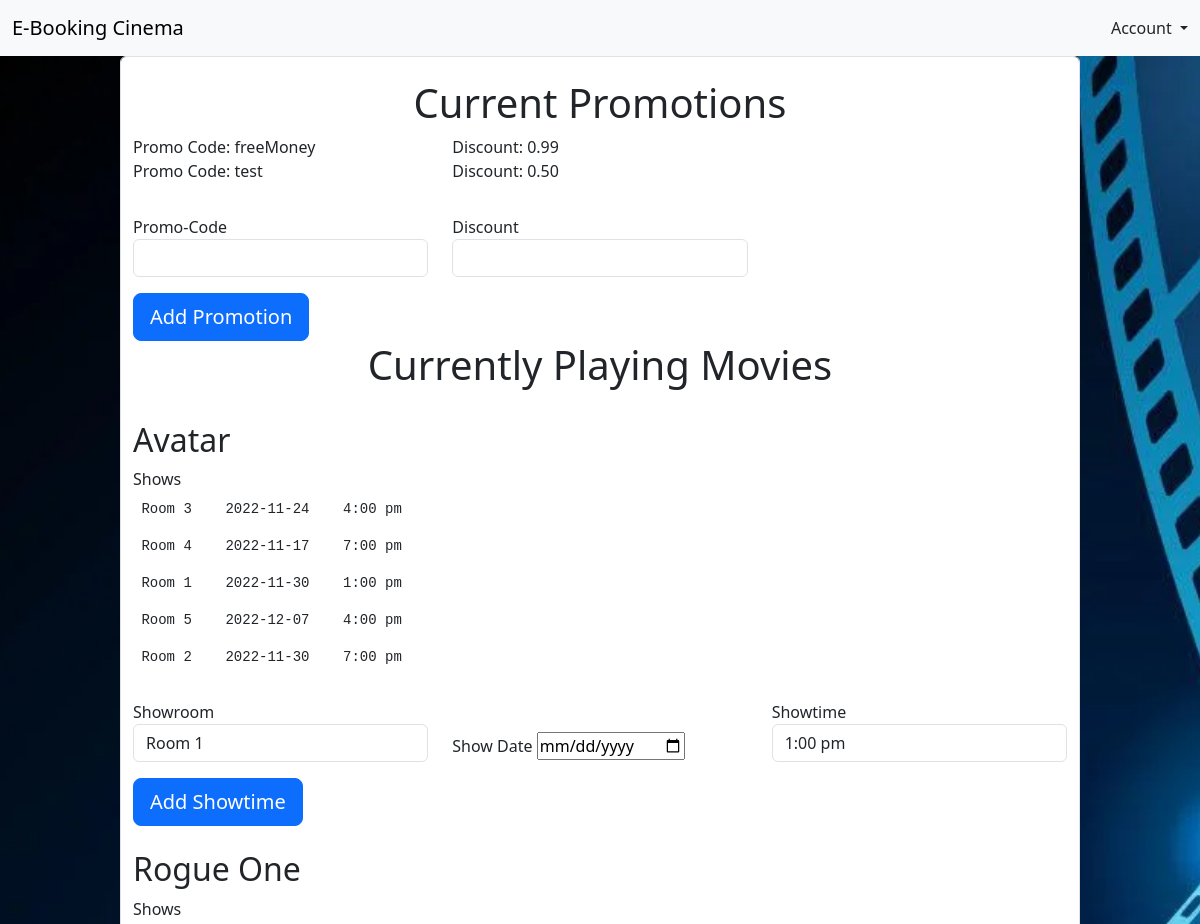
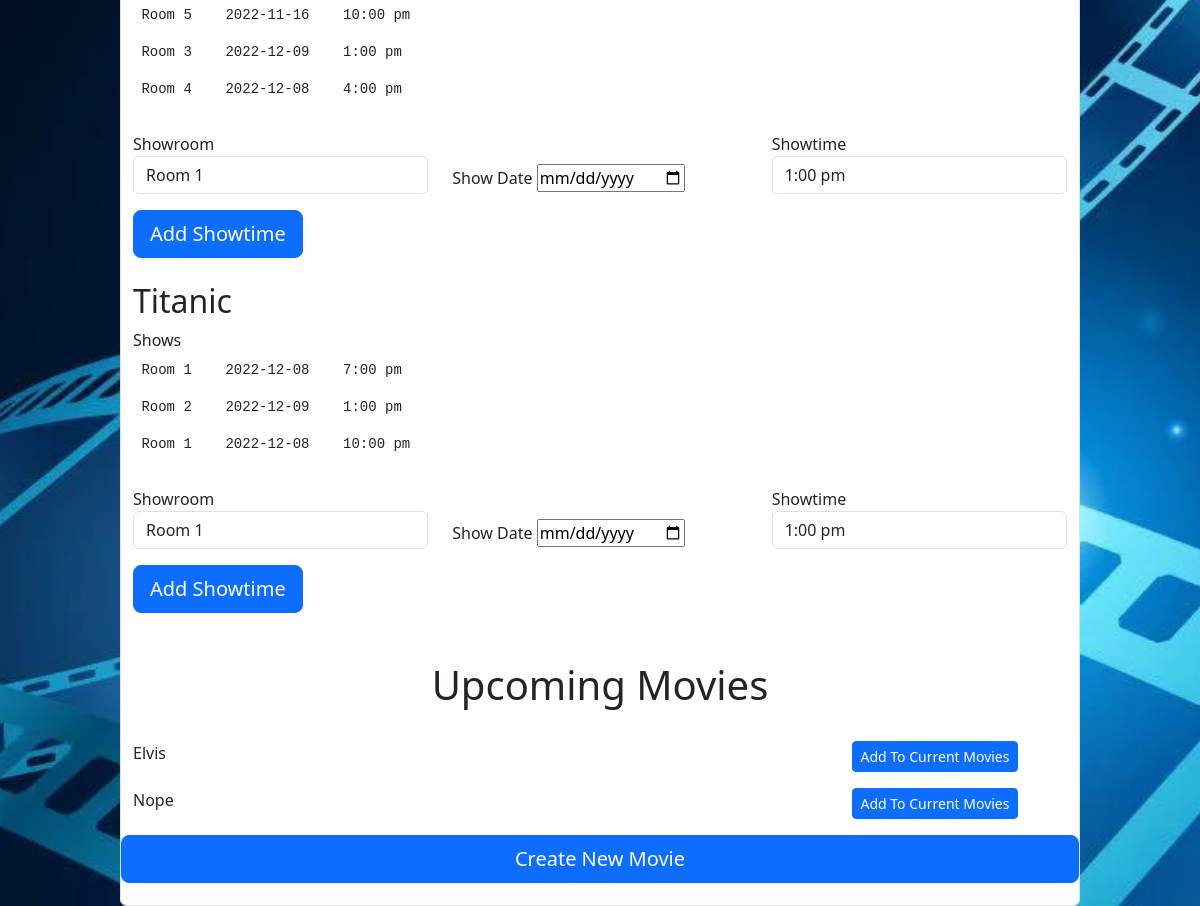
The app's page /MVC_Pages/admin_home.php with its own data (2 pictures, top to bottom).
### tables this page shows
CREATE TABLE `promotions_table` (
  `idPromotions` int(11) NOT NULL,
  `code` varchar(45) NOT NULL,
  `discount` decimal(2,2) NOT NULL
);

CREATE TABLE `movies_table` (
  `idMovie` int(11) NOT NULL,
  `title` varchar(45) NOT NULL,
  `cast` varchar(200) DEFAULT NULL,
  `director` varchar(45) DEFAULT NULL,
  `producer` varchar(45) DEFAULT NULL,
  `genre` varchar(45) DEFAULT NULL,
  `synopsis` varchar(500) DEFAULT NULL,
  `trailerPicture` varchar(500) DEFAULT NULL,
  `trailerVideo` varchar(45) DEFAULT NULL,
  `filmRating` varchar(45) DEFAULT NULL,
  `categoryID` int(11) NOT NULL,
  `isCurrentlyPlaying` tinyint(4) NOT NULL DEFAULT 0
);

CREATE TABLE `show_table` (
  `idShow` int(11) NOT NULL,
  `date` date NOT NULL,
  `movieID` int(11) NOT NULL,
  `showroomID` int(11) NOT NULL,
  `showtimeID` int(11) NOT NULL
);

CREATE TABLE `showroom_table` (
  `idRoom` int(11) NOT NULL,
  `name` varchar(45) NOT NULL,
  `seatNumber` int(11) NOT NULL
);

CREATE TABLE `showtime_table` (
  `idShowtime` int(11) NOT NULL,
  `showtime` varchar(10) DEFAULT NULL
);

### MVC_Pages/Model/database.php (called while the page is built, shortened)
<?php
  class Database {
    public function getConnection() {
      $host = "localhost";
      $dbname = "cinemadatabase";
      $username = "root";
      $password = "";
      $mysqli = new mysqli(hostname: $host,
      username: $username,
      password: $password,
      database: $dbname);
      return $mysqli;
    }
  }
?>

### MVC_Pages/Model/Model.php (called while the page is built, shortened)
<?php
    require __DIR__ . "/database.php";
    class Model {
        private $mysqli;
        public function __construct() {
            $db = new Database;
            $this->mysqli = $db->getConnection();
        }
        public function getPromotions() {
            $sql = "SELECT * FROM `promotions_table`";
            $result = $this->mysqli->query($sql);
            $promotions = $result->fetch_all(MYSQLI_ASSOC);
            return $promotions;
        }
        public function getCurrentlyPlayingMovies() {
            $sql = "SELECT * FROM `movies_table` WHERE isCurrentlyPlaying = 1";
            $result = $this->mysqli->query($sql);
            $currentMovies = $result->fetch_all(MYSQLI_ASSOC);
            return $currentMovies;
        }
        public function getUpcomingMovies() {
            $sql = "SELECT * FROM `movies_table` WHERE isCurrentlyPlaying = 0";
            $result = $this->mysqli->query($sql);
            $upcomingMovies = $result->fetch_all(MYSQLI_ASSOC);
            return $upcomingMovies;
        }
        public function getShows() {
            $sql = "SELECT * FROM `show_table`";
            $result = $this->mysqli->query($sql);
            $shows = $result->fetch_all(MYSQLI_ASSOC);
            return $shows;
        }
        public function getShowRooms() {
            $sql = "SELECT * FROM `showroom_table`";
            $result = $this->mysqli->query($sql);
            $showRooms = $result->fetch_all(MYSQLI_ASSOC);
            return $showRooms;
        }
        public function getShowTimes() {
            $sql = "SELECT * FROM `showtime_table`";
            $result = $this->mysqli->query($sql);
            $showTimes = $result->fetch_all(MYSQLI_ASSOC);
            return $showTimes;
        }
    }
?>

### MVC_Pages/View/Admin_View/View.php (the view, shortened to what this page needs)
<?php
    include __DIR__ . "/../../Model/Model.php";
    class View {
        private $model;
        public function __construct() {
            $this->model = new Model();
        }
        public function getAdminNavbar() {
            $navbar = "<nav class='navbar navbar-expand-lg navbar-light bg-light'>
                            <div class='container-fluid'>
                                <a class='navbar-brand' href='admin_home.php'>E-Booking Cinema</a>
                                <button class='navbar-toggler' type='button' data-bs-toggle='collapse' data-bs-target='#navbarNavDropdown'
                                    aria-controls='navbarNavDropdown' aria-expanded='false' aria-label='Toggle Navigation'>
                                <span class='navbar-toggler-icon'></span>
                                </button>
                                <div class='collapse navbar-collapse' id='navbarNavDropdown'>
                                    <ul class='navbar-nav me-auto order-0'>
                                    </ul>
                                    <div class='d-flex ms-auto order-5'>
                                        <div class='nav-item dropdown justify-content-end'>
                                            <a class='nav-link dropdown-toggle' href='#' id='navbarDropdownMenuLink' role='button'
                                                data-bs-toggle='dropdown' aria-expanded='false'>
                                                Account
                                            </a>
                                            <ul class='dropdown-menu dropdown-menu-end' aria-labelledby='navbarDropdownMenuLink'>
                                                <li><a class='dropdown-item' href='login.php'>Logout</a></li>
                                            </ul>
                                        </div>
                                    </div>
                                </div>
                            </div>
                        </nav>";
            return $navbar;
        }
        public function displayPromotions() {
            $promos = $this->model->getPromotions();
            $promoHTML = "  <div class='center text-center'>
                                <h1>Current Promotions</h1>
                            </div>";
            foreach($promos as $promo) {
                $promoHTML = $promoHTML . "<div class='row'>
                                                <div class='col-md-4'> Promo Code: {$promo['code']} </div>
                                                <div class='col-md-6'>  Discount: {$promo['discount']} </div>
                                            </div>";
            }
            $promoForm = "<form action='/B8-Cinema-E-Booking/MVC_Pages/Controller/Post_Controller.php' method='POST'>
                            <input type='hidden' id='postID' name='postID' value='addPromotion'>
                            <div class='row my-3 gy-3'>
                                <div class='col-md-4'>
                                    <label for='promo'>Promo-Code</label>
                                    <input type='text' class='form-control' id='promocode' name='promocode' required>
                                </div>
                                <div class='col-md-4'>
                                    <label for='promo'>Discount</label>
                                    <input type='text' class='form-control' id='discount' name='discount' required>
                                </div>
                            </div>
                            <button class='w-20 btn btn-lg btn-primary' type='submit'>Add Promotion</button><br>
                        </form>";
            return $promoHTML . $promoForm;
        }
        public function getCurrentMovies() {
            $html = "<div class='center text-center'>
                        <h1>Currently Playing Movies</h1><br>
                    </div>";
            $currentMovies = $this->model->getCurrentlyPlayingMovies();
            $shows = $this->model->getShows();
            $showRooms = $this->model->getShowRooms();
            $roomNames = array_column($showRooms, "name", "idRoom");
            $showTimes = $this->model->getShowTimes();
            $showTimeArr = array_column($showTimes, "showtime", "idShowtime");
            foreach($currentMovies as $rowMovie) {
                $movieTitle = $rowMovie["title"];
                $html = $html . "<h2> $movieTitle </h2>" . "<label for='cc_number' class='form-label'> Shows </label>";
                foreach($shows as $rowShow) {
                    if( $rowShow["movieID"] == $rowMovie["idMovie"] ) {
                        $html = $html . "<pre> {$roomNames[$rowShow['showroomID']]}    {$rowShow['date']}    {$showTimeArr[$rowShow['showtimeID']]}  </pre>";
                    }
                }
                $idMovie = $rowMovie['idMovie'];
                $html = $html . "<form name='addShow' method='POST'>
                                    <input type='hidden' id='movieID' name='movieID' value=$idMovie>
                                    <div class='row my-3 gy-3'>
                                        <div class='col-md-4'>
                                            <label for='promo'>Showroom</label>
                                                <select class='form-control' id='showRoom', name='showRoom'> ";
                                                foreach($showRooms as $room) {
                                                    $html = $html . "<option> {$room['name']} </option>";
                                                }
                $html = $html .                 "</select>
                                        </div>
                                        <div class='col-md-4 gy-5 center'>
                                            <label for='promo'>Show Date</label>
                                            <input type='date' id='showdate' name='showdate' required>
                                        </div>
                                        <div class='col-md-4'>
                                            <label for='promo'>Showtime</label>
                                                <select class='form-control' id='showtime', name='showtime'>";
                                                foreach($showTimes as $time) {
                                                    $html = $html . "<option> {$time['showtime']} </option>";
                                                }
                $html = $html .                 "</select>
                                        </div>
                                    </div>
                                    <button class='w-20 btn btn-lg btn-primary' type='submit'>Add Showtime</button><br>
                                </form>";
                $html = $html . "<br>";
            }
            return $html;
        }
        public function getUpcomingMovies() {
            $upcomingMovies = $this->model->getUpcomingMovies();
            $html = "<div class='center text-center'>
                        <br><h1>Upcoming Movies</h1>
                    </div>
                    <div class='row my-3 gy-3'>";
            foreach($upcomingMovies as $rowMovie) {
                $movieTitle = $rowMovie["title"];
                $html = $html . "<div class='col-md-9'> $movieTitle </div>";
                $idMovie = $rowMovie['idMovie'];
                $html = $html . " <div class='col-md-3'>
                                        <form action='/B8-Cinema-E-Booking/MVC_Pages/Controller/Post_Controller.php' method='POST'>
                                            <input type='hidden' id='postID' name='postID' value='updateToCurrentlyPlaying'>
                                            <input type='hidden' id='movieID' name='movieID' value='$idMovie'>
                                            <button class='w-20 btn btn-sm btn-primary' type='submit'>Add To Current Movies</button>
                                        </form>
                                    </div>
                                    <br>";
            }
            return $html;
        }
        public function addNewMovie() {
            return "<a href='add_movie.php' class='col-md-12 btn btn-lg btn-primary'> Create New Movie </a>";
        }
    }
?>

### css/signin.css (style rules this page uses)
html, body { height: 100%; }
body { align-items: center; padding-bottom: 40px; background-color: #f5f5f5; }

### css/homepage.css (style rules this page uses)
#bg { background-image: url("../MVC_Pages/Controller/Assets/wallpaper.jpg"); height: 100%; background-position: center; background-size: cover; background-repeat: repeat-y; }

### records on screen
promotions_table: code "freeMoney", discount "0.99"
promotions_table: code "test", discount "0.50"
movies_table: title "Avatar"
show_table: showroomID "Room 3", date "2022-11-24", showtimeID "4:00 pm"
show_table: showroomID "Room 4", date "2022-11-17", showtimeID "7:00 pm"
show_table: showroomID "Room 1", date "2022-11-30", showtimeID "1:00 pm"
show_table: showroomID "Room 5", date "2022-12-07", showtimeID "4:00 pm"
show_table: showroomID "Room 2", date "2022-11-30", showtimeID "7:00 pm"
showroom_table: showRoom "Room 1 Room 1 Room 1"
showtime_table: showtime "1:00 pm 1:00 pm 1:00 pm"
movies_table: title "Rogue One"
show_table: showroomID "Room 5", date "2022-11-16", showtimeID "10:00 pm"
show_table: showroomID "Room 3", date "2022-12-09", showtimeID "1:00 pm"
show_table: showroomID "Room 4", date "2022-12-08", showtimeID "4:00 pm"
movies_table: title "Titanic"
show_table: showroomID "Room 1", date "2022-12-08", showtimeID "7:00 pm"
show_table: showroomID "Room 2", date "2022-12-09", showtimeID "1:00 pm"
show_table: showroomID "Room 1", date "2022-12-08", showtimeID "10:00 pm"
movies_table: title "Elvis"
movies_table: title "Nope"
